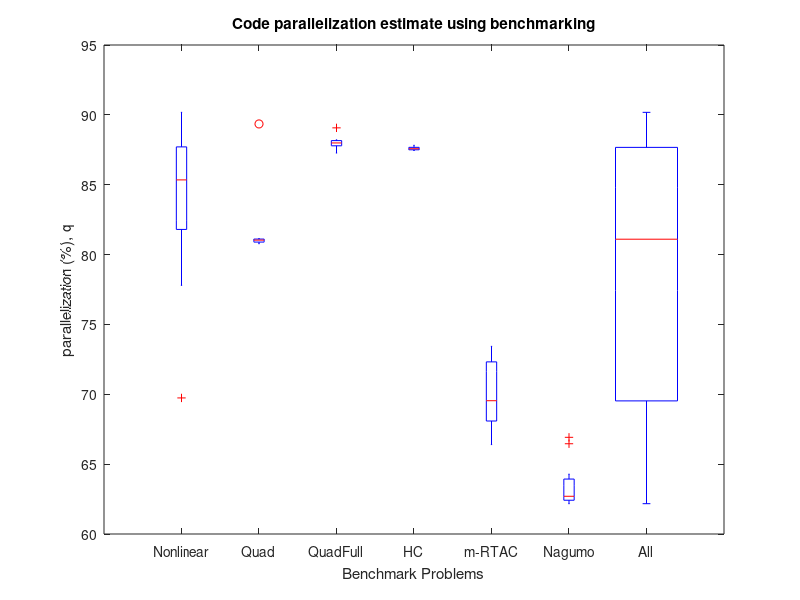

The MATLAB script that drew this image:
number_of_problems = 6;
number_of_runs = 10;

problem_name = {"Nonlinear", "Quad", "QuadFull", "HC", "m-RTAC", "Nagumo", "All"};

data = struct();

for i = 1:(number_of_problems)
  data.(problem_name{i}) = dlmread("final_output.csv", ',', [i-1, 1, i-1, number_of_runs]);
endfor

data.All = dlmread("final_output.csv", ',', [0, 1, number_of_problems, number_of_runs])

cdata = struct2cell(data);

stats = boxplot(cdata);

set(gca (), "xtick", 1:(number_of_problems+1), "xticklabel", problem_name);
xlabel('Benchmark Problems');
ylabel('parallelization (%), q');
title('Code parallelization estimate using benchmarking');

